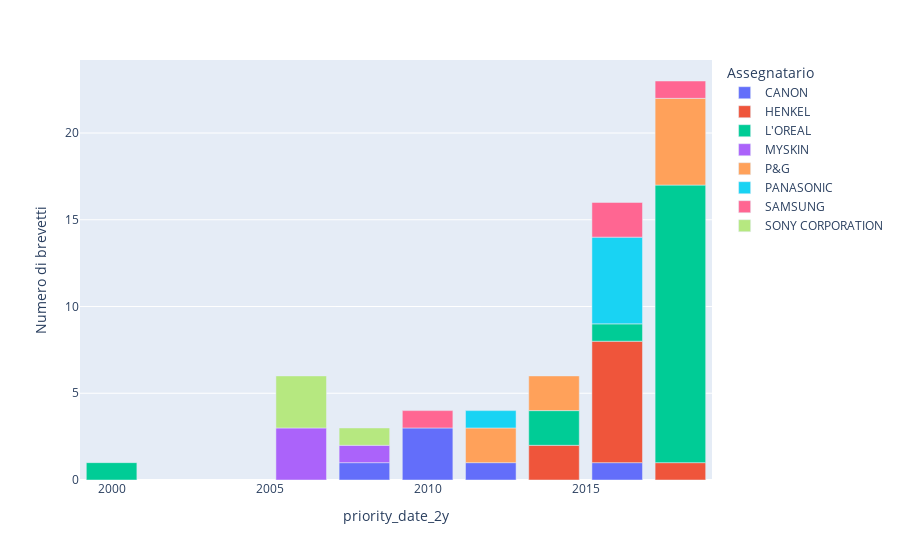

Here is the notebook cell this chart was saved with:
### Code cell
df_complete["assignee2"] = df_complete.assignee.apply(lambda x: assegnee_remap[x] if x in assegnee_remap else x)

data = df_complete.groupby(by=["assignee2", "priority_date_2y"]).count().reset_index()

fig = px.bar(data[data.assignee2.isin(ass_eff)], 
             x="priority_date_2y", 
             y="title", 
             color="assignee2",
             labels={
                     "assignee2": "Assegnatario",
                     "supercluster": "Cluster",
                     "title": "Numero di brevetti"
                 },
             #trendline="expanding", trendline_options=dict(function="sum")
            )

#fig.update_traces(showlegend=True)
#fig.data = [t for t in fig.data if t.mode == "lines"]

fig.show()

### Figure 1 — Plotly figure (JSON) as saved in the notebook; plotly's stock layout.template omitted (floating-point values rounded to 4 significant figures)
{"data": [{"alignmentgroup": "True", "hovertemplate": "Assegnatario=CANON<br>priority_date_2y=%{x}<br>Numero di brevetti=%{y}<extra></extra>", "legendgroup": "CANON", "marker": {"color": "#636efa", "pattern": {"shape": ""}}, "name": "CANON", "offsetgroup": "CANON", "orientation": "v", "showlegend": true, "textposition": "auto", "type": "bar", "x": [2008, 2010, 2012, 2016], "xaxis": "x", "y": [1, 3, 1, 1], "yaxis": "y"}, {"alignmentgroup": "True", "hovertemplate": "Assegnatario=HENKEL<br>priority_date_2y=%{x}<br>Numero di brevetti=%{y}<extra></extra>", "legendgroup": "HENKEL", "marker": {"color": "#EF553B", "pattern": {"shape": ""}}, "name": "HENKEL", "offsetgroup": "HENKEL", "orientation": "v", "showlegend": true, "textposition": "auto", "type": "bar", "x": [2014, 2016, 2018], "xaxis": "x", "y": [2, 7, 1], "yaxis": "y"}, {"alignmentgroup": "True", "hovertemplate": "Assegnatario=L'OREAL<br>priority_date_2y=%{x}<br>Numero di brevetti=%{y}<extra></extra>", "legendgroup": "L'OREAL", "marker": {"color": "#00cc96", "pattern": {"shape": ""}}, "name": "L'OREAL", "offsetgroup": "L'OREAL", "orientation": "v", "showlegend": true, "textposition": "auto", "type": "bar", "x": [2000, 2014, 2016, 2018], "xaxis": "x", "y": [1, 2, 1, 16], "yaxis": "y"}, {"alignmentgroup": "True", "hovertemplate": "Assegnatario=MYSKIN<br>priority_date_2y=%{x}<br>Numero di brevetti=%{y}<extra></extra>", "legendgroup": "MYSKIN", "marker": {"color": "#ab63fa", "pattern": {"shape": ""}}, "name": "MYSKIN", "offsetgroup": "MYSKIN", "orientation": "v", "showlegend": true, "textposition": "auto", "type": "bar", "x": [2006, 2008], "xaxis": "x", "y": [3, 1], "yaxis": "y"}, {"alignmentgroup": "True", "hovertemplate": "Assegnatario=P&G<br>priority_date_2y=%{x}<br>Numero di brevetti=%{y}<extra></extra>", "legendgroup": "P&G", "marker": {"color": "#FFA15A", "pattern": {"shape": ""}}, "name": "P&G", "offsetgroup": "P&G", "orientation": "v", "showlegend": true, "textposition": "auto", "type": "bar", "x": [2012, 2014, 2018], "xaxis": "x", "y": [2, 2, 5], "yaxis": "y"}, {"alignmentgroup": "True", "hovertemplate": "Assegnatario=PANASONIC<br>priority_date_2y=%{x}<br>Numero di brevetti=%{y}<extra></extra>", "legendgroup": "PANASONIC", "marker": {"color": "#19d3f3", "pattern": {"shape": ""}}, "name": "PANASONIC", "offsetgroup": "PANASONIC", "orientation": "v", "showlegend": true, "textposition": "auto", "type": "bar", "x": [2012, 2016], "xaxis": "x", "y": [1, 5], "yaxis": "y"}, {"alignmentgroup": "True", "hovertemplate": "Assegnatario=SAMSUNG<br>priority_date_2y=%{x}<br>Numero di brevetti=%{y}<extra></extra>", "legendgroup": "SAMSUNG", "marker": {"color": "#FF6692", "pattern": {"shape": ""}}, "name": "SAMSUNG", "offsetgroup": "SAMSUNG", "orientation": "v", "showlegend": true, "textposition": "auto", "type": "bar", "x": [2010, 2016, 2018], "xaxis": "x", "y": [1, 2, 1], "yaxis": "y"}, {"alignmentgroup": "True", "hovertemplate": "Assegnatario=SONY CORPORATION<br>priority_date_2y=%{x}<br>Numero di brevetti=%{y}<extra></extra>", "legendgroup": "SONY CORPORATION", "marker": {"color": "#B6E880", "pattern": {"shape": ""}}, "name": "SONY CORPORATION", "offsetgroup": "SONY CORPORATION", "orientation": "v", "showlegend": true, "textposition": "auto", "type": "bar", "x": [2006, 2008], "xaxis": "x", "y": [3, 1], "yaxis": "y"}], "layout": {"barmode": "relative", "legend": {"title": {"text": "Assegnatario"}, "tracegroupgap": 0}, "margin": {"t": 60}, "xaxis": {"anchor": "y", "domain": [0, 1], "title": {"text": "priority_date_2y"}}, "yaxis": {"anchor": "x", "domain": [0, 1], "title": {"text": "Numero di brevetti"}}}}
